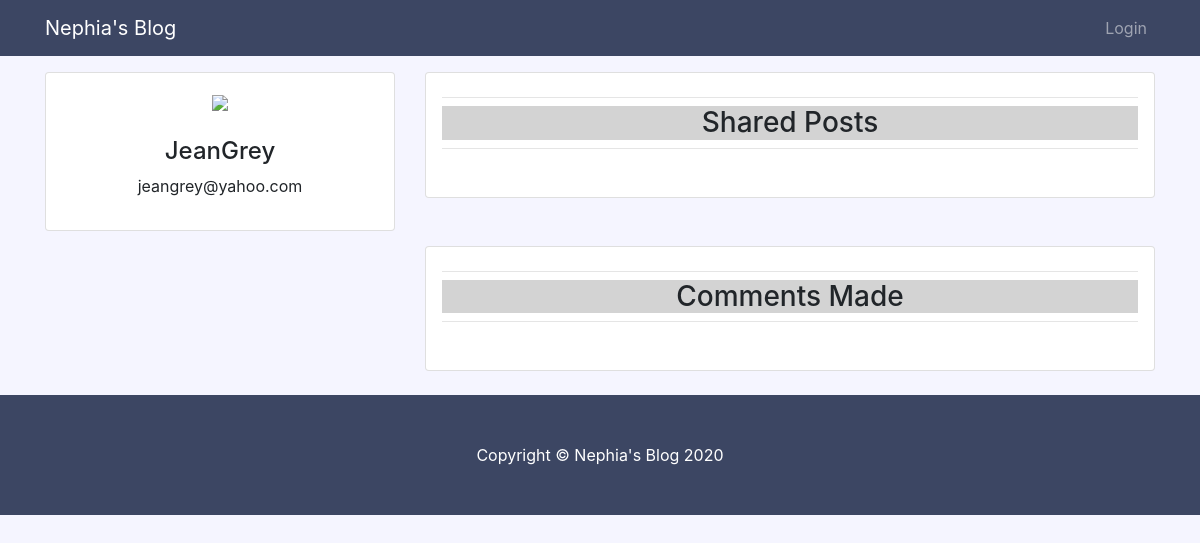
Page /users/profile/6/ on the earlier database version.
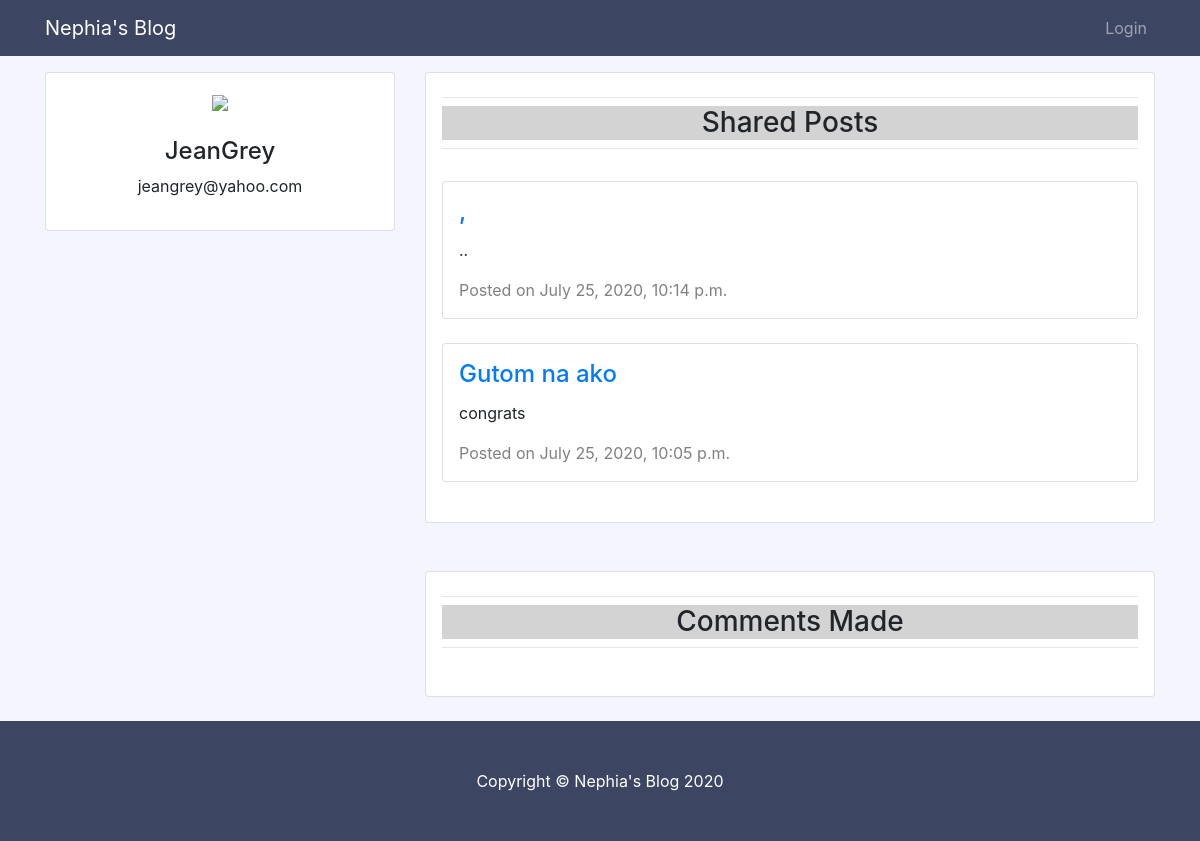
Same page on the later database version.
### entries/models.py (models this page shows, shortened)
class Entry(models.Model):
	entry_title = models.CharField(max_length=50)
	entry_text = models.TextField()
	entry_date = models.DateTimeField(auto_now_add=True)
	entry_author = models.ForeignKey(User, on_delete=models.CASCADE)
	image = models.ImageField(null=True, blank=True)
	class Meta:
		verbose_name_plural = "entries"
		ordering = ['-entry_date',]

### users/views.py (the view)
# urls.py: path('profile/<int:pk>/', views.view_profile, name='user_profile'),
def view_profile(request, pk):
	entry_user = get_object_or_404(User, pk=pk)
	entry_user_posts = Entry.objects.filter(entry_author=entry_user)
	entry_user_comments = Comment.objects.filter(comment_author=entry_user)
	ordering = ['-entry_date']
	return render(request, 'users/profile.html', {'entry_user':entry_user,'entry_user_posts':entry_user_posts,'entry_user_comments':entry_user_comments})

### users/templates/users/profile.html (shortened to what this page needs)
{% extends "entries/base.html" %}
{% block content %}
<div class="container-fluid padding">
  <div class="row text-center padding">
    <div class="col-md-4">
      <div class="card my-0 padding">
        <div class="profile_info" style="margin:1rem;">
          <center>
          <img src="https://nyarisk.com/wp-content/themes/nyarisk/assets/img/default-profile.png" style="width:60%">
          <br><br>
          <h4>{{entry_user.username}}</h4>
          <p>{{entry_user.email}}</p>
          </center>
        </div>
      </div>
    </div>
    <div class="col-md-8">
      <div class="card my-0 padding">
        <div class="profile_info" style="margin:1rem;">
          <center>
            <hr class="my-2">
            <div style="background-color:lightgrey"><h3>Shared Posts</h3></div>
            <hr class="my-2"><br>
            {% for entry in entry_user_posts %}
                <div class="card my-0 padding" style="text-align:left">
                  <div style="margin:1rem;">
                    <h4 class="card-title"><a href="{% url 'entry-detail' pk=entry.pk %}">{{entry.entry_title}}</a></h4>
                    <p class="card-text">{{entry.entry_text | truncatechars:100}}</p>
                    <div style="color:grey">
                      Posted on {{entry.entry_date}}
                    </div>
                  </div>
                </div><br>
            {% endfor %}
          </center>
        </div>
      </div>
      <br><br>
      <div class="card my-0 padding">
        <div class="profile_info" style="margin:1rem;">
          <center>
            <hr class="my-2">
            <div style="background-color:lightgrey"><h3>Comments Made</h3></div>
            <hr class="my-2"><br>
          </center>
        </div>
      </div>
    </div>
  </div>
<br></div>
{% endblock %}

### entries/templates/entries/base.html (shortened to what this page needs)
{% load static %}
<!DOCTYPE html>
<html lang="en">
<head>
  <link href="{% static 'entries/vendor/bootstrap/css/bootstrap.min.css' %}" rel="stylesheet">
  <link href="{% static 'entries/css/blog-home.css" rel="stylesheet' %}">
</head>
<body style="background-color:#f5f5ff">
  <nav class="navbar navbar-expand-lg navbar-dark fixed-top" style="background-color:#3C4663">
    <div class="container">
      <a class="navbar-brand" href="{% url 'blog-home' %}">Nephia's Blog</a>
      <div class="collapse navbar-collapse" id="navbarResponsive">
        <ul class="navbar-nav ml-auto">
         {% block menu %}
         {% if user.username %}
          <li class="nav-item">
            <a class="nav-link" href="{% url 'create_entry' %}">Post Now</a>
          </li>
          <li class="nav-item">
            <a class="nav-link" href="{% url 'logout' %}">Log Out</a>
          </li>
          {% else %}
          <li class="nav-item">
            <a class="nav-link" href="{% url 'login' %}">Login</a>
          </li>
          {% endif %}
          {% endblock %}
        </ul>
      </div>
    </div>
  </nav>
  <br><br><br>
  <div class="container">
    <div class="row">
    {% block content %} {% endblock %}
    </div>
  </div>
  <footer class="py-5" style="background-color:#3C4663">
    <div class="container">
      <p class="m-0 text-center text-white">Copyright &copy; Nephia's Blog 2020</p>
    </div>
  </footer>
</body>
</html>

Differences in the rows shown:
added Entry: entry_title ",", entry_text "..", entry_date "July 25, 2020, 10:14 p.m."
added Entry: entry_title "Gutom na ako", entry_text "congrats", entry_date "July 25, 2020, 10:05 p.m."
